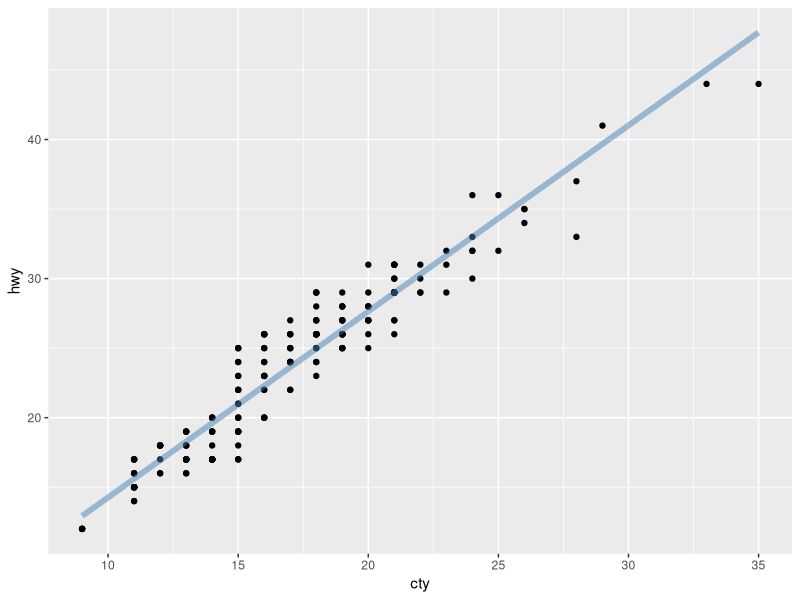
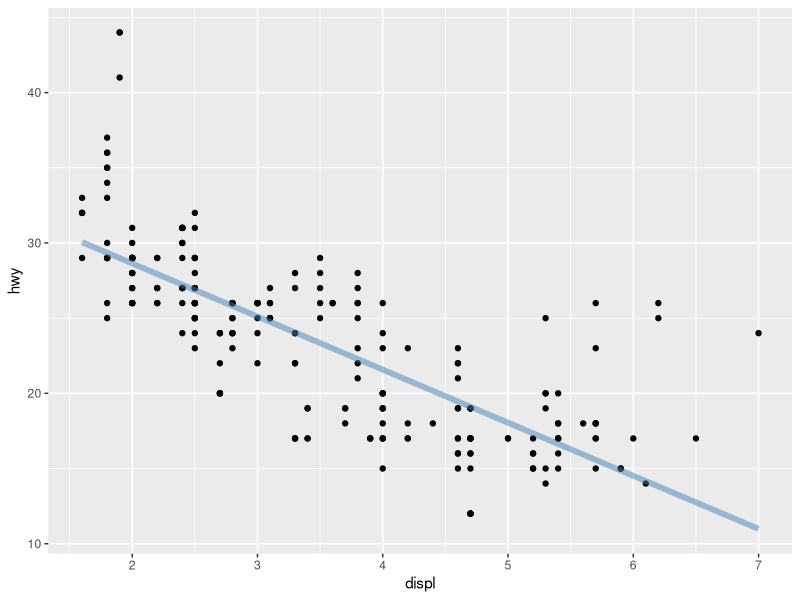
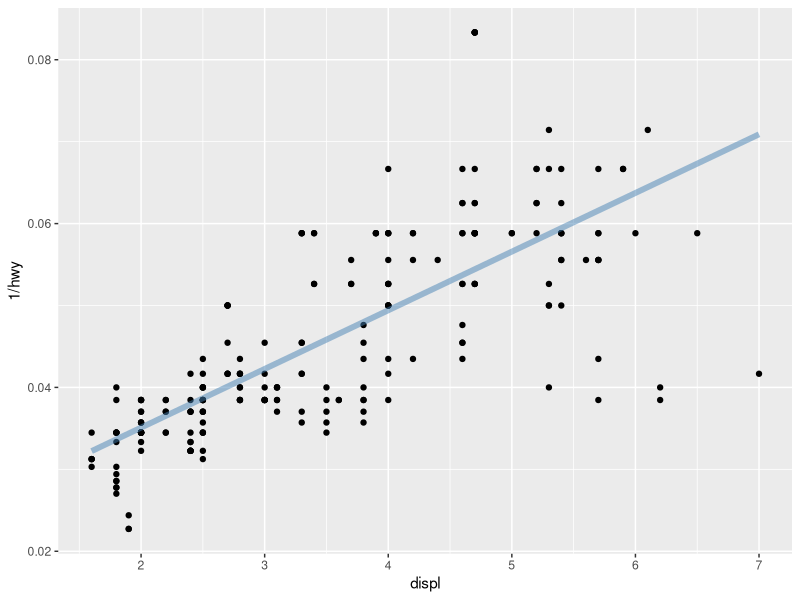
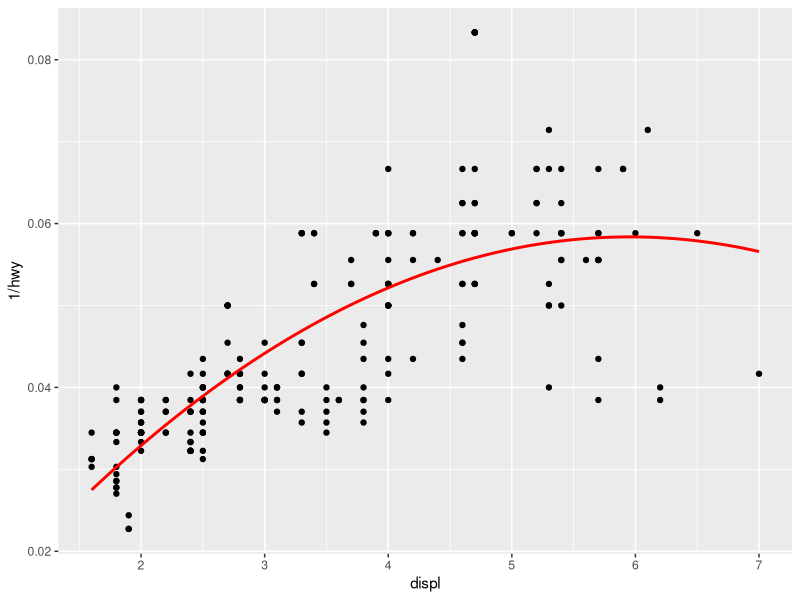
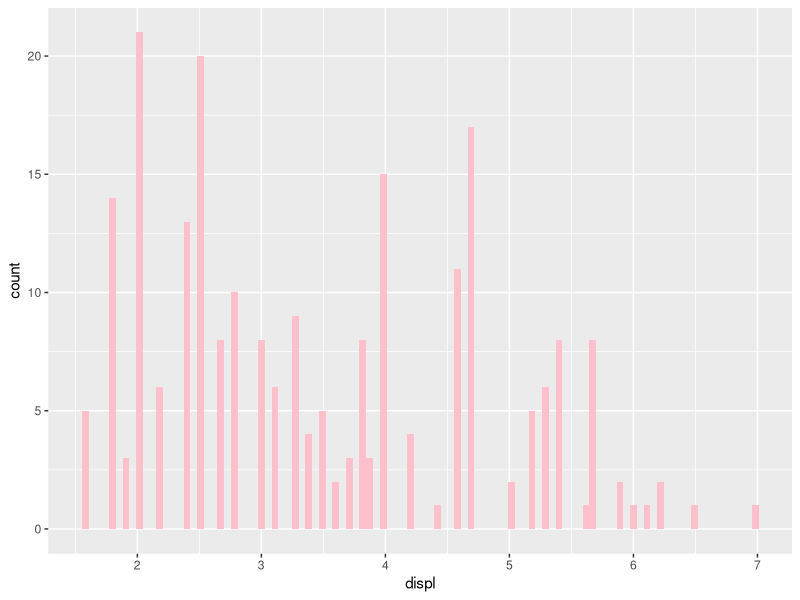
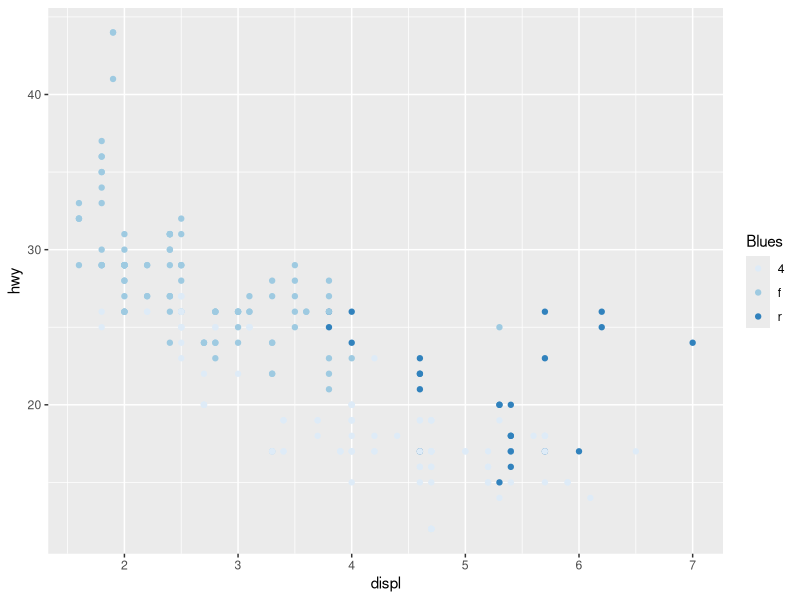

Write the R code that produced these figures, in order. (Note: this script raises an error after producing the figures.)
library(ggplot2)

# 12.2 Single Components

bestfit <- geom_smooth(
  method = "lm",
  se = F,
  color = alpha("steelblue", 0.5),
  size = 2
)

ggplot(mpg, aes(cty, hwy)) +
  geom_point() +
  bestfit

ggplot(mpg, aes(displ, hwy)) +
  geom_point() +
  bestfit

geom_lm <- function(formula = y~x, color = alpha("steelblue", 0.5),
                    size = 2, ...) {
  geom_smooth(formula = formula, se = F, method = "lm", color = color, size = size, ...)
}

ggplot(mpg, aes(displ, 1 / hwy)) +
  geom_point() +
  geom_lm()

ggplot(mpg, aes(displ, 1 / hwy)) +
  geom_point() +
  geom_lm(y ~ poly(x, 2), size = 1, color = "red")

# 12.2.1 Exercise

#1
pink_hist <- geom_histogram(
  bins = 100,
  fill = "pink",
)

ggplot(mpg, aes(displ)) +
  pink_hist

#2
blues_scale <-
  scale_color_brewer("Blues")

ggplot(mpg, aes(displ, hwy)) +
  geom_point(aes(color=drv)) +
  blues_scale

#4
scale_color_wesanderson <- 
  scale_color_manual(values = wes_palette("GrandBudapest"))

ggplot(mpg, aes(displ, hwy)) +
  geom_point(aes(color=drv)) +
  scale_color_wesanderson

#12.3 Multiple Components

geom_mean <- function() {
  list(
    stat_summary(fun.y = "mean", geom = "bar", fill = "grey70"),
    stat_summary(fun.data = "mean_cl_normal", geom = "errorbar", width = 0.4)
  )
}

ggplot(mpg, aes(class, cty)) + geom_mean()
ggplot(mpg, aes(drv, cty)) + geom_mean()

geom_mean <- function(se = T) {
  list(
    stat_summary(fun.y = "mean", geom = "bar", fill = "grey70"),
    if (se)
      stat_summary(fun.data = "mean_cl_normal", geom = "errorbar", width = 0.4)
  )
}

ggplot(mpg, aes(drv, cty)) + geom_mean()
ggplot(mpg, aes(drv, cty)) + geom_mean(se = F)

# 12.3.2 Annotation

borders <- function(database = "world", regions = ".", fill = NA,
                    color = "grey50", ...) {
  df <- map_data(database, regions)
  geom_polygon(
    aes_(~lat, ~long, group = ~group),
    data = df, fill = fill, color = color, ...,
    inherit.aes = F, show.legend = F
  )
}

geom_mean <- function(..., bar.params = list(), errorbar.params = list()) {
  params <- list(...)
  bar.params <- modifyList(params, bar.params)
  errorbar.params <- modifyList(params, errorbar.params)
  
  bar <- do.call("stat_summary", modifyList(
    list(fun.y = "mean", geom = "bar", fill = "grey70"),
    bar.params)
  )
  errorbar <- do.call("stat_summary", modifyList(
    list(fun.data = "mean_cl_normal", geom = "errorbar", width = 0.4),
    errorbar.params)
  )
  list(bar, errorbar)
}

ggplot(mpg, aes(class, cty)) +
  geom_mean(color = "steelblue",errorbar.params = list(width = 0.5, size = 1))


ggplot(mpg, aes(class, cty)) +
  geom_mean(
    bar.params = list(fill = "steelblue"),
    errorbar.params = list(color = "blue")
  )

#12.4 Plot Functions

piechart <- function(data, mapping) {
  ggplot(data, mapping) +
    geom_bar(width = 1) +
    coord_polar(theta = "y") +
    xlab(NULL) + ylab(NULL)
}

piechart(mpg, aes(factor(1), fill = class))

pcp_data <- function(df) {
  is_numeric <- vapply(df, is.numeric, logical(1))
  
  # Rescale numeric columns
  rescale01 <- function(x) {
    rng <- range(x, na.rm = T)
    (x - rng[1]) / (rng[2] - rng[1])
  }
  df[is_numeric] <- lapply(df[is_numeric], rescale01)
  
  # Add row identifier
  df$.row <- rownames(df)
  
  # Treat numerics as value (aka measure) variables
  # gather_ is the standard-evaluation version of gather, and
  # is usually easier to program with.
  tidyr::gather_(df, "variable", "value", names(df)[is_numeric])
}

pcp <- function(df, ...) {
  df <- pcp_data(df)
  ggplot(df, aes(variable, value, group = .row)) + geom_line(...)
}

pcp(mpg)
pcp(mpg, aes(color = drv))

# 12.4.1 Indirectly Referring to Variables

x_var <- "displ"
aes(x_var)

aes_(quote(displ))
aes_(as.name(x_var))
aes_(parse(text = x_var)[[1]])
f <- function(x_var) {
  aes_(substitute(x_var))
}
f(displ)

aes_(~displ)

piechart1 <- function(data, var, ...) {
  piechart(data, aes_(~factor(1), fill = as.name(var)))
}
piechart1(mpg, "class") + theme(legend.position = "none")

piechart2 <- function(data, var, ...) {
  piechart(data, aes_(~factor(1), fill = var))
}
piechart2(mpg, ~class) + theme(legend.position = "none")

piechart3 <- function(data, var, ...) {
  piechart(data, aes_(~factor(1), fill = substitute(var)))
}
piechart3(mpg, class) + theme(legend.position = "none")

# 12.4.2 The Plot Environment

f <- function() {
  n <- 10
  geom_line(aes(x / n))
}
df <- data.frame(x = 1:3, y = 1:3)
ggplot(df, aes(x, y)) + f()

f <- function() {
  color <- "blue"
  geom_line(color = color)
}
ggplot(df, aes(x, y)) + f()

f <- function() {
  levs <- c("2seater", "compact", "midsize", "minivan", "pickup", "subcompact", "suv")
  piechart3(mpg, factor(class, levels = levs))
}
f()

# 12.5 Functional Programming

geoms <- list(
  geom_point(),
  geom_boxplot(aes(group = cut_width(displ, 1))),
  list(geom_point(), geom_smooth())
)

p <- ggplot(mpg, aes(displ, hwy))
lapply(geoms, function(g) p + g)

# 12.5.1 Exercises

#1
plots <- list(
  ggplot(mpg, aes(displ, hwy)),
  ggplot(diamonds, aes(carat, price)),
  ggplot(faithfuld, aes(waiting, eruptions, size = density))
)

k <- geom_point()

lapply(plots, function(g) g + k)

#2
mystery <- function(...) {
  Reduce(`+`, list(...), accumulate = T)
}

mystery(
  ggplot(mpg, aes(displ, hwy)) + geom_point(),
  geom_smooth(),
  xlab(NULL), ylab(NULL)
)
